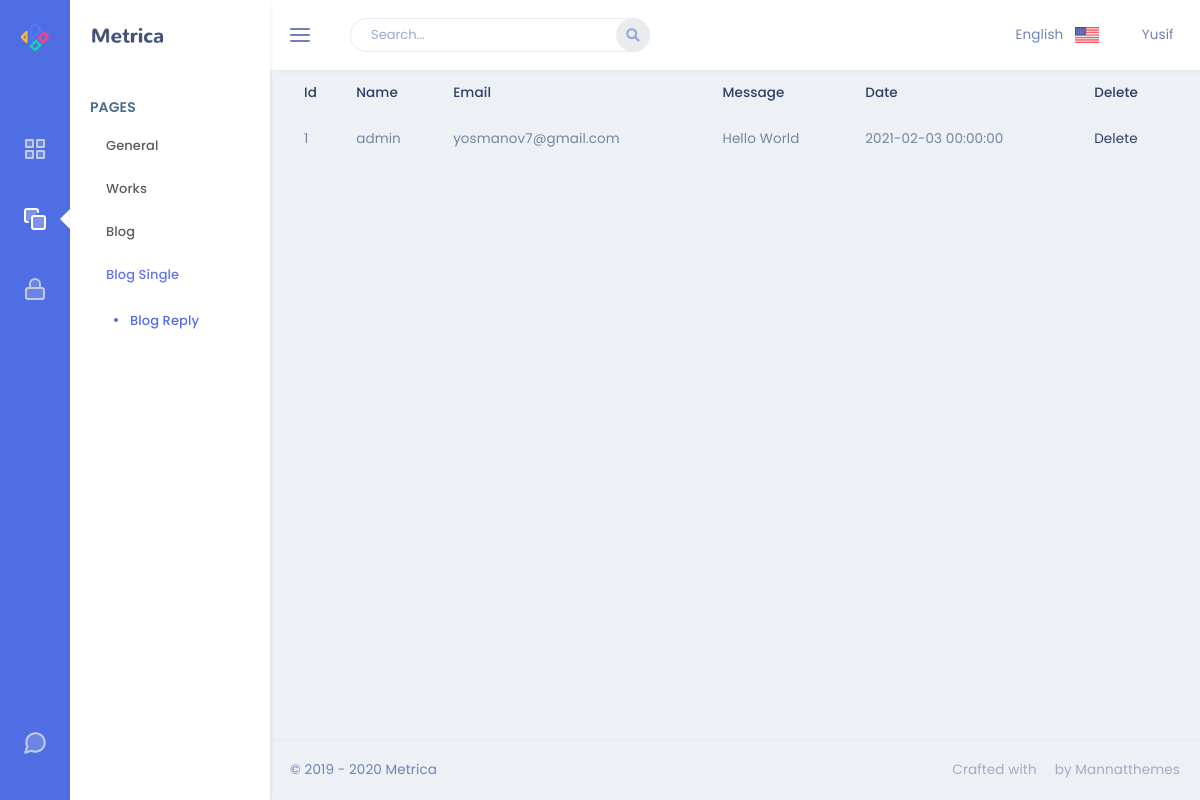
Page /admin/reply on the earlier database version.
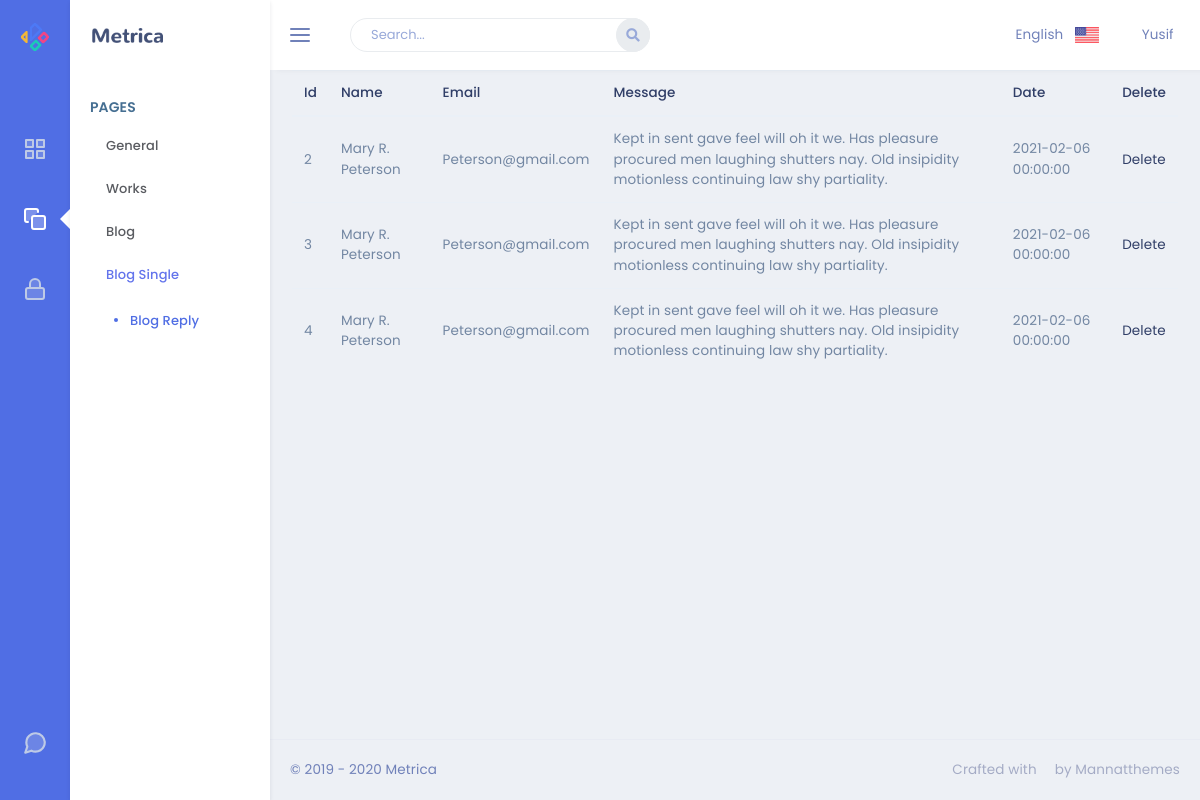
Same page on the later database version.
### app/models.py (models this page shows)
class BlogReply(db.Model):
    id = db.Column(db.Integer, primary_key=True)
    blogReply_name = db.Column(db.String(30), nullable=False)
    blogReply_email = db.Column(db.String(40), nullable=False)
    blogReply_content = db.Column(db.Text, nullable=False)
    blogReply_date = db.Column(db.DateTime)

### admin/routes.py (the view)
@admin.route('/reply')
def reply():
    replies = BlogReply.query.all()
    return render_template('BlogReply/reply.html',replyList=replies)

### admin/templates/BlogReply/reply.html
{% extends "layout.html" %}
{% block content %}
<table class="table">
    <thead>
    <tr>
        <th scope="col">Id</th>
        <th scope="col">Name</th>
        <th scope="col">Email</th>
        <th scope="col">Message</th>
        <th scope="col">Date</th>
        <th scope="col">Delete</th>
    </tr>
    </thead>
    <tbody>
    {% for reply in replyList %}
    <tr>
        <td>{{reply.id}}</td>
        <td>{{reply.blogReply_name}}</td>
        <td>{{reply.blogReply_email}}</td>
        <td>{{reply.blogReply_content}}</td>
        <td>{{reply.blogReply_date}}</td>
        <td><a href="/admin/reply/delete/{{reply.id}}">Delete</a></td>
    </tr>
    {% endfor %}
    </tbody>
</table>
{% endblock %}

Differences in the rows shown:
removed BlogReply: id "1", blogReply_name "admin", blogReply_email "yosmanov7@gmail.com", blogReply_content "Hello World", blogReply_date "2021-02-03 00:00:00"
added BlogReply: id "2", blogReply_name "Mary R. Peterson", blogReply_email "Peterson@gmail.com", blogReply_content "Kept in sent gave feel will oh it we. Has pleasure procured men laughing shutters nay. Old insipidity motionless continuing law shy partiality.", blogReply_date "2021-02-06 00:00:00"
added BlogReply: id "3", blogReply_name "Mary R. Peterson", blogReply_email "Peterson@gmail.com", blogReply_content "Kept in sent gave feel will oh it we. Has pleasure procured men laughing shutters nay. Old insipidity motionless continuing law shy partiality.", blogReply_date "2021-02-06 00:00:00"
added BlogReply: id "4", blogReply_name "Mary R. Peterson", blogReply_email "Peterson@gmail.com", blogReply_content "Kept in sent gave feel will oh it we. Has pleasure procured men laughing shutters nay. Old insipidity motionless continuing law shy partiality.", blogReply_date "2021-02-06 00:00:00"
